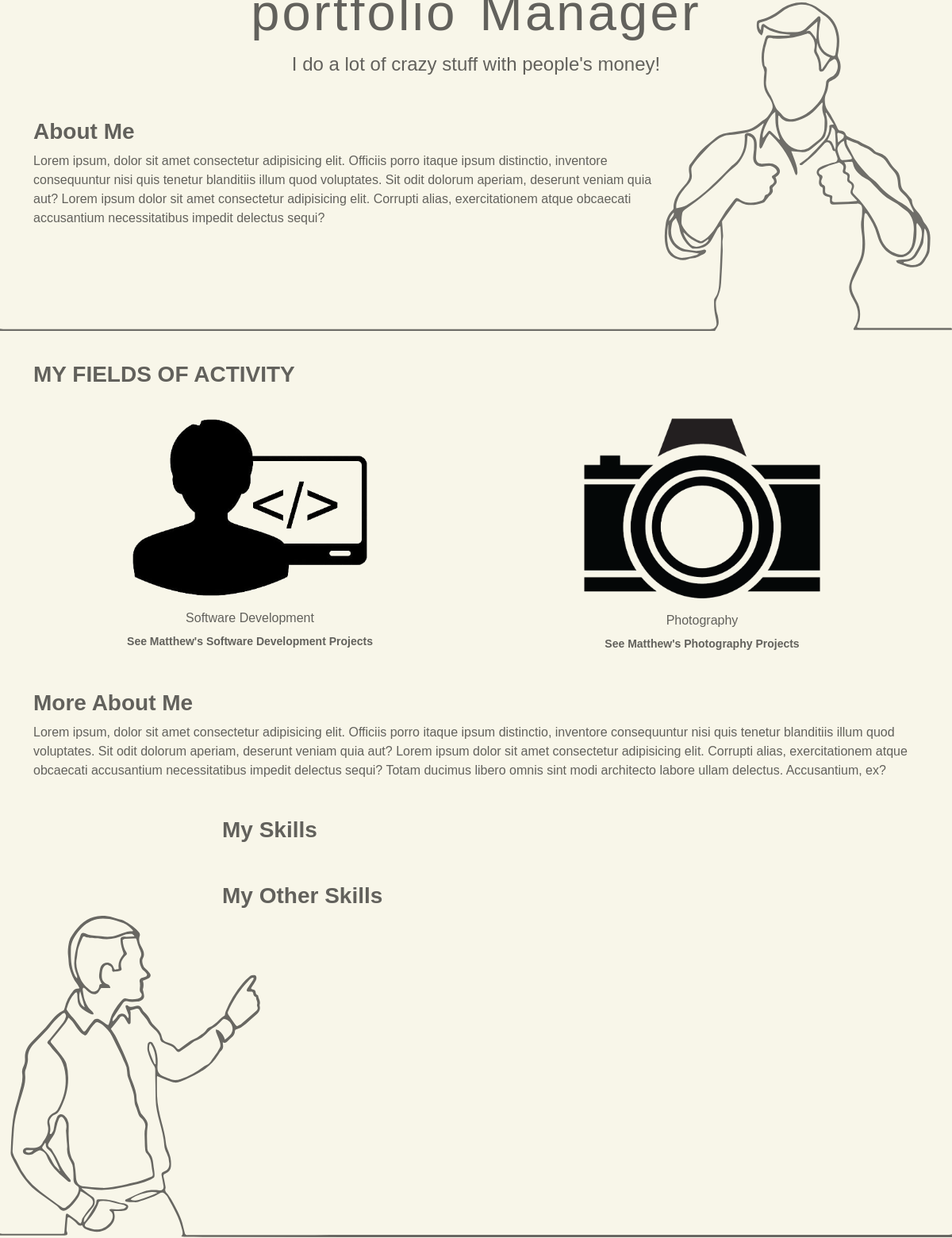
The app's page / (middle part), older data.
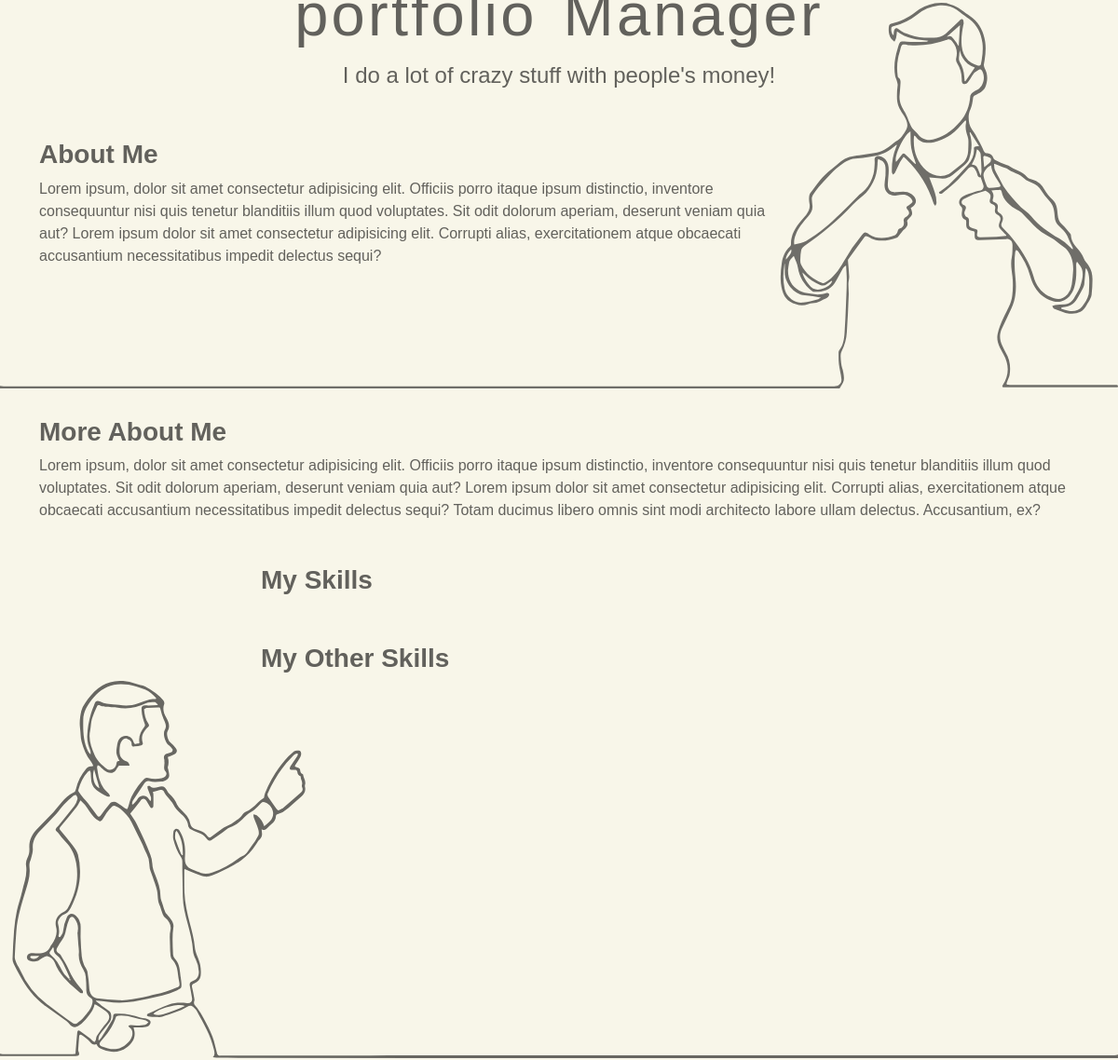
The same page, newer data.
### matthewsportfolio/models.py (models this page shows, shortened)
class Field(models.Model):
    id = models.UUIDField(default=uuid.uuid4, unique=True, primary_key=True, editable=False)
    title = models.CharField(max_length=255)
    description = models.TextField(null=True, blank=True)
    logo = models.ImageField(null=True, blank=True)

class Person(models.Model):
    first_name = models.CharField(max_length=255, default='Matthew')
    last_name = models.CharField(max_length=255, default='Mohaghegh')
    profile_picture = models.ImageField(null=True, default='static/images/profile.png')
    headline = models.CharField(max_length=255, default='portfolio Manager')
    description = models.CharField(max_length=400, default="I do a lot of crazy stuff with people's money!")
    about = models.CharField(max_length=2000, null=True, blank=True, default='Lorem ipsum, dolor sit amet consectetur adipisicing elit. \
        Officiis porro itaque ipsum distinctio, inventore consequuntur nisi quis tenetur blanditiis illum quod voluptates.\
        Sit odit dolorum aperiam, deserunt veniam quia aut? Lorem ipsum dolor sit amet consectetur adipisicing elit. Corrupti \
        alias, exercitationem atque obcaecati accusantium necessitatibus impedit delectus sequi?')
    more_about = models.CharField(max_length=2000, null=True, blank=True, default='Lorem ipsum, dolor sit amet consectetur adipisicing elit. \
        Officiis porro itaque ipsum distinctio, inventore consequuntur nisi quis tenetur blanditiis illum quod voluptates.\
        Sit odit dolorum aperiam, deserunt veniam quia aut? Lorem ipsum dolor sit amet consectetur adipisicing elit. Corrupti \
        alias, exercitationem atque obcaecati accusantium necessitatibus impedit delectus sequi?')

### matthewsportfolio/views.py (the view)
# urls.py: path('', views.HomePage, name='home'),
def HomePage(request):
    persons = Person.objects.all()
    fields = Field.objects.all()
    projects = Project.objects.all()
    detailed_skills = Skill.objects.exclude(description='')
    skills = Skill.objects.filter(description='')
    endorsements = Endorsement.objects.filter(approved=True)
    form = MessageForm()
    if request.method == 'POST':
        form = MessageForm(request.POST)
        if form.is_valid():
            form.save()
            messages.success(request, 'Your message was successfully sent!')
    context = {'persons': persons, 'fields': fields, 'projects': projects, 'detailed_skills': detailed_skills, 'skills': skills, 'endorsements': endorsements, 'form': form}
    return render(request, 'base/home.html', context)

### matthewsportfolio/templates/base/home.html (shortened to what this page needs)
{% extends 'base/main.html' %}
{% load static %}
{% block content %}
<section id="hero" class="pd-top-30">
    <div class="container">
        <div class="hero-content">
            {% for person in persons %}
            <div class="hero-content-subsection">
                <h3>{{ person.headline }}</h3>
                <p>{{ person.description }}</p>
            </div>
            {% if person.about %}
            <div class="about-me">
                <h3 class="font-bold">About Me</h3>
                <div class="about-me-content"><p>{{ person.about }}</p></div>
            </div>
            {% endif %}
            {% endfor %}
        </div>
    </div>
    <div class="icon"><img src="static/images/man-right-to-left.svg" alt=""></div>
</section>
{% if fields %}
<section id="fields">
    <div class="container">
        <div class="field-wrapper row pd-top-30 justify-content-around">
            <h3 class="font-bold">My Fields of Activity</h3>
            {% for field in fields %}
            <div class="field-column col-md-4 pd-top-30">
                <a href="{% url 'field' field.id %}"><img class="field-logo-home" src="{{ field.logo.url }}" alt="Field 1"></a>
                <div class="field-body">
                    <h6>{{ field.title }}</h6>
                    {% for person in persons %}
                    <a href="{% url 'field' field.id %}">See {{ person.first_name }}'s {{ field.title }} Projects</a>
                    {% endfor %}
                </div>
            </div>
            {% endfor %}
        </div>
    </div>
</section>
{% endif %}
{% for person in persons %}
{% if person.more_about %}
<section id="more-about-me" class="pd-top-30">
    <div class="container">
        <div class="more-about-me">
            <h3 class="font-bold">More About Me</h3>
            <p>{{ person.more_about }}</p>
        </div>
    </div>
</section>
{% endif %}
{% endfor %}
<section id="skills" class="pd-top-30">
    <div class="container">
        <h3 class="font-bold">My Skills</h3>
        <div class="skills-container">
            <h3 class="pd-top-30 font-bold">My Other Skills</h4>
        </div>
    </div>
    <div class="icon"><img src="static/images/man-left-to-right.svg" alt=""></div>
</section>
{% endblock content %}

### matthewsportfolio/templates/base/main.html (shortened to what this page needs)
<!DOCTYPE html>
{% load static %}
<html>
<head>
    <link rel='stylesheet' type='text/css' media='screen' href="{% static 'styles/main.css' %}">
    <link rel='stylesheet' type='text/css' media='screen' href="{% static 'styles/navbar.css' %}">
    <link rel='stylesheet' type='text/css' media='screen' href="{% static 'styles/project.css' %}">
    <link rel='stylesheet' type='text/css' media='screen' href="{% static 'styles/field.css' %}">
    <link rel='stylesheet' type='text/css' media='screen' href="{% static 'styles/donation.css' %}">
    <link href="https://cdn.jsdelivr.net/npm/bootstrap@5.1.3/dist/css/bootstrap.min.css" rel="stylesheet">
</head>
<body>
    {% block content %}
    {% endblock content %}
</body>
</html>

### static/styles/main.css (style rules this page uses)
body { font-family: 'Menlo', sans-serif !important; color: #62615c !important; background-color: #f8f6e9 !important; }
h1, h2, h3, h4, h5, p, a { color: #62615c !important; }
.font-bold { font-weight: bold; }
.pd-top-30 { padding-top: 30px !important; }
#hero { height: 100%; color: #fff; }
#hero .icon { margin-top: -25%; }
#hero .icon img { width: 100%; }
.hero-content { margin: 0 auto; padding-top: 2em; }
.hero-content-subsection { margin-top: 2em; }
.hero-content-subsection h3 { font-size: 65px; text-align: center; font-weight: 400; letter-spacing: 0.05em; word-spacing: 0.1em; }
.hero-content-subsection p { font-size: 24px; text-align: center; font-weight: 200; }
#hero .about-me { width: 70%; margin-top: 50px; }
@media screen and (min-width: 992px) { #skills .container { padding: 0 250px; } }
.skills-container { padding-top: 12px; }
#skills .icon img { width: 100%; }

Row changes from the older to the newer data that the page shows:
removed Field: logo (picture), title "Software Development", Person (first_name "Matthew")
removed Field: logo (picture), title "Photography", Person (first_name "Matthew")
Text that changed along with them:
text no longer shown: "MY FIELDS OF ACTIVITY"
